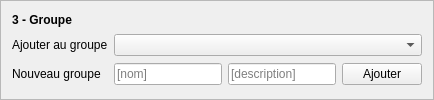
                         <widget class="QFrame" name="selectGroupFrame">
                          <property name="sizePolicy">
                           <sizepolicy hsizetype="Expanding" vsizetype="Maximum">
                            <horstretch>0</horstretch>
                            <verstretch>0</verstretch>
                           </sizepolicy>
                          </property>
                          <property name="minimumSize">
                           <size>
                            <width>200</width>
                            <height>39</height>
                           </size>
                          </property>
                          <property name="frameShape">
                           <enum>QFrame::StyledPanel</enum>
                          </property>
                          <property name="frameShadow">
                           <enum>QFrame::Raised</enum>
                          </property>
                          <layout class="QGridLayout" name="gridLayout_8">
                           <item row="0" column="0">
                            <widget class="QLabel" name="selectionGroupLabel">
                             <property name="sizePolicy">
                              <sizepolicy hsizetype="Fixed" vsizetype="Fixed">
                               <horstretch>0</horstretch>
                               <verstretch>0</verstretch>
                              </sizepolicy>
                             </property>
                             <property name="minimumSize">
                              <size>
                               <width>59</width>
                               <height>13</height>
                              </size>
                             </property>
                             <property name="font">
                              <font>
                               <weight>75</weight>
                               <bold>true</bold>
                              </font>
                             </property>
                             <property name="text">
                              <string>3 - Groupe</string>
                             </property>
                            </widget>
                           </item>
                           <item row="1" column="0">
                            <widget class="QLabel" name="selectionGroupAddLabel">
                             <property name="sizePolicy">
                              <sizepolicy hsizetype="Fixed" vsizetype="Fixed">
                               <horstretch>0</horstretch>
                               <verstretch>0</verstretch>
                              </sizepolicy>
                             </property>
                             <property name="minimumSize">
                              <size>
                               <width>88</width>
                               <height>13</height>
                              </size>
                             </property>
                             <property name="text">
                              <string>Ajouter au groupe</string>
                             </property>
                            </widget>
                           </item>
                           <item row="1" column="1" colspan="3">
                            <widget class="QComboBox" name="selectionGroupCombo">
                             <property name="sizePolicy">
                              <sizepolicy hsizetype="Expanding" vsizetype="Fixed">
                               <horstretch>0</horstretch>
                               <verstretch>0</verstretch>
                              </sizepolicy>
                             </property>
                             <property name="minimumSize">
                              <size>
                               <width>100</width>
                               <height>13</height>
                              </size>
                             </property>
                            </widget>
                           </item>
                           <item row="2" column="0">
                            <widget class="QLabel" name="selectionGroupAddLabel_2">
                             <property name="sizePolicy">
                              <sizepolicy hsizetype="Fixed" vsizetype="Fixed">
                               <horstretch>0</horstretch>
                               <verstretch>0</verstretch>
                              </sizepolicy>
                             </property>
                             <property name="minimumSize">
                              <size>
                               <width>80</width>
                               <height>13</height>
                              </size>
                             </property>
                             <property name="text">
                              <string>Nouveau groupe</string>
                             </property>
                            </widget>
                           </item>
                           <item row="2" column="1">
                            <widget class="QLineEdit" name="selectionGroupName">
                             <property name="minimumSize">
                              <size>
                               <width>40</width>
                               <height>13</height>
                              </size>
                             </property>
                             <property name="placeholderText">
                              <string>[nom]</string>
                             </property>
                            </widget>
                           </item>
                           <item row="2" column="2">
                            <widget class="QLineEdit" name="selectionGroupDescr">
                             <property name="minimumSize">
                              <size>
                               <width>40</width>
                               <height>13</height>
                              </size>
                             </property>
                             <property name="placeholderText">
                              <string>[description]</string>
                             </property>
                            </widget>
                           </item>
                           <item row="2" column="3">
                            <widget class="QPushButton" name="selectionGroupAdd">
                             <property name="sizePolicy">
                              <sizepolicy hsizetype="Expanding" vsizetype="Fixed">
                               <horstretch>0</horstretch>
                               <verstretch>0</verstretch>
                              </sizepolicy>
                             </property>
                             <property name="minimumSize">
                              <size>
                               <width>10</width>
                               <height>13</height>
                              </size>
                             </property>
                             <property name="text">
                              <string>Ajouter</string>
                             </property>
                            </widget>
                           </item>
                          </layout>
                         </widget>
